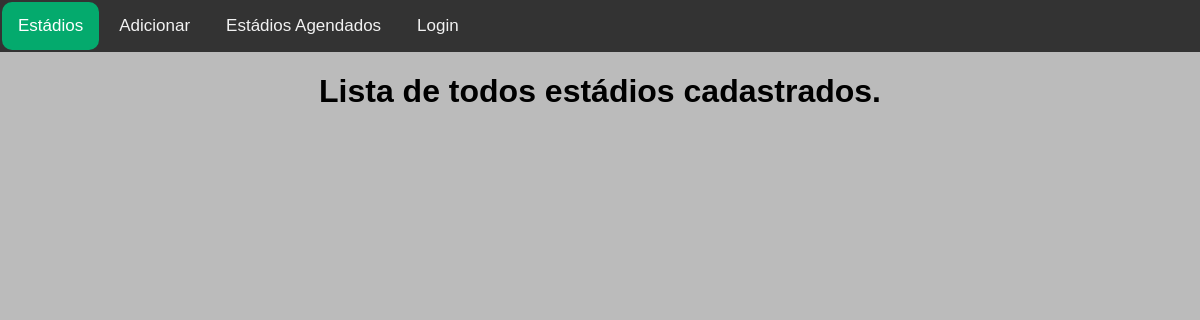
The app's page /, older data.
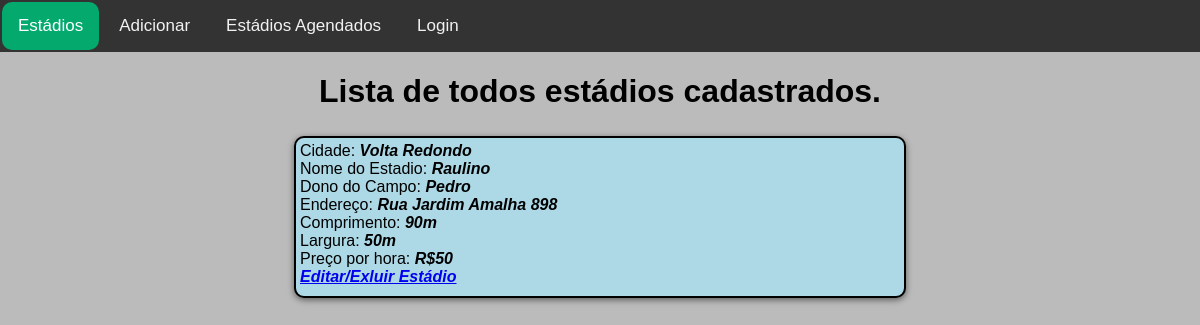
The same page, newer data.
### aluguel/models.py (models this page shows, shortened)
class Estadio(models.Model):
    cidade = models.CharField('Cidade', max_length=40)
    nomeEstadio = models.CharField('Nome do Estadio', max_length=50)
    donoCampo = models.CharField('Dono do Campo', max_length=80)
    enderecoCampo = models.CharField('Endereço do Campo', max_length=150)
    comprimentoCampo = models.SmallIntegerField('Comprimento do Campo (metros)')
    larguraCampo = models.SmallIntegerField('Largura do Campo (metros)')
    precoHora = models.PositiveSmallIntegerField('Preço por Hora (R$)')

### aluguel/views.py (the view)
# urls.py: path('', listaEstadios, name='listaEstadios'),
def listaEstadios(request):
    estadios = Estadio.objects.all()
    return render(request, "estadios.html", {"estadios": estadios})

### aluguel/templates/estadios.html (shortened to what this page needs)
{% extends "base.html" %}
{% block atual01 %} atual {% endblock %}
{% block content %}
<h1>Lista de todos estádios cadastrados.</h1>
    <div class="todosEstadios">
        {% for estadio in estadios %}
            <div class="estadio">
                <div class="conteudo" onclick="window.location.href = `{% url 'escolherEstadio' estadio.id %}` ">
                    <ul>
                        <li>Cidade: <i class="negrito">{{estadio.cidade}}</i></li>
                        <li>Nome do Estadio: <i class="negrito">{{estadio.nomeEstadio}}</i></li>
                        <li>Dono do Campo: <i class="negrito">{{estadio.donoCampo}}</i></li>
                        <li>Endereço: <i class="negrito">{{estadio.enderecoCampo}}</i></li>
                        <li>Comprimento: <i class="negrito">{{estadio.comprimentoCampo}}m</i></li>
                        <li>Largura: <i class="negrito">{{estadio.larguraCampo}}m</i></li>
                        <li>Preço por hora: <i class="negrito">R${{estadio.precoHora}}</i></li>
                        <li><a href="{% url 'atualizarEstadio' estadio.id %}"><i class="negrito">Editar/Exluir
                            Estádio</i></a></li>
                    </ul>
                </div>
            </div>
         {% endfor %}
    </div>
{% endblock %}

### aluguel/templates/base.html (shortened to what this page needs)
<!doctype html>
{% load static %}
<html lang="pt-br">
<head>
    <link rel="stylesheet" href="{% static '../static/style.css' %}">
    <link rel="stylesheet" href="{% static 'header.css' %}">
</head>
<body>
    <header>
        <nav>
            <ul>
                <li><a href="{% url 'listaEstadios' %}" class="{% block atual01 %} {% endblock %}">Estádios</a></li>
                <li><a href="{% url 'adicionarEstadio' %}" class="{% block atual02 %} {% endblock %}">Adicionar</a></li>
                <li><a href="{% url 'estadiosEscolhidos' %}"  class="{% block atual03 %} {% endblock %}">Estádios Agendados</a></li>
                <li><a href="#" class="{% block login %} {% endblock %}">Login</a></li>
            </ul>
        </nav>
    </header>
    {% block content %}
    {% endblock %}
</body>
</html>

### aluguel/static/style.css (style rules this page uses)
body { margin: 0; background-color: #bbbbbb; font-family: Arial; }
h1 { text-align: center; }
a { margin: 0; }
ul { margin: 0; padding: 0; }
li { margin: 0; list-style: none; }
.todosEstadios { display: flex; flex-direction: row; flex-wrap: wrap; justify-content: space-around; }
.estadio { width: 600px; min-height: 150px; margin: 4px 0 4px 0 ; padding: 4px; border: 2px solid black; border-radius: 10px; overflow: hidden; text-overflow: clip; word-wrap: break-word; background-color: lightblue; box-shadow: 0 2px 6px 0 rgba(0, 0, 0, 0.51); }
.negrito { font-weight: bolder; }

### aluguel/static/header.css (style rules this page uses)
header { height: 3.25em; background-color: #333; overflow: hidden; }
header a { border-radius: 10px; float: left; color: #f2f2f2; text-align: center; padding: 14px 16px; margin: 2px 2px 2px 2px; text-decoration: none; font-size: 17px; }
header .atual { background-color: #04AA6D; color: white; }

Row changes from the older to the newer data that the page shows:
added Estadio: cidade "Volta Redondo", nomeEstadio "Raulino", donoCampo "Pedro", enderecoCampo "Rua Jardim Amalha 898", comprimentoCampo "90", larguraCampo "50", precoHora "50"
